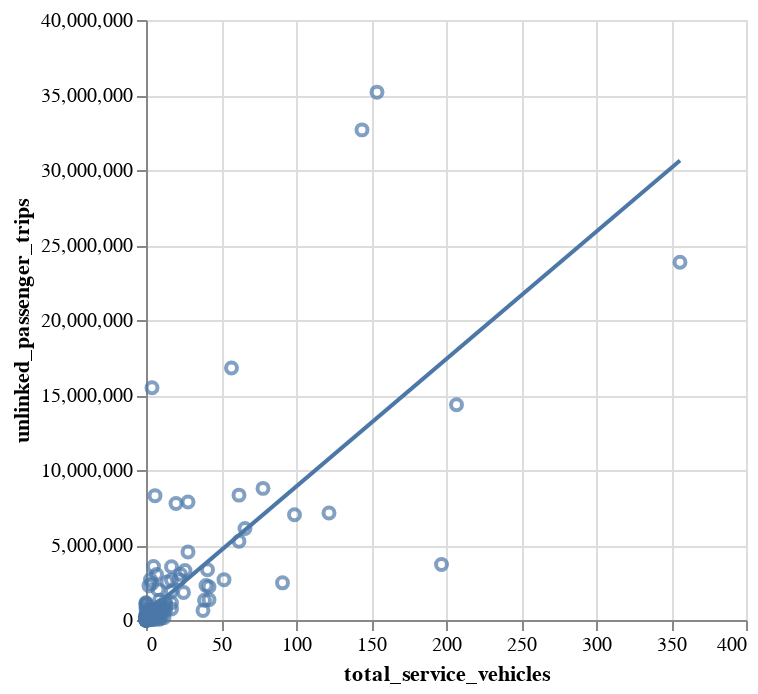

The code cell stored with this chart in its notebook:
### Code cell
chart = alt.Chart(service_v_upt_no_outliers).mark_point().encode(
    x = "total_service_vehicles",
    y = "unlinked_passenger_trips"
)

chart + chart.transform_regression("total_service_vehicles","unlinked_passenger_trips").mark_line()

### Figure 1 — Vega-Lite specification as saved in the notebook (floating-point values rounded to 4 significant figures; data arrays with more than 128 entries replaced by an {"elided": "..."} marker saying what was removed)
{"config": {"view": {"continuousWidth": 300, "continuousHeight": 300}}, "layer": [{"mark": {"type": "point"}, "encoding": {"x": {"field": "total_service_vehicles", "type": "quantitative"}, "y": {"field": "unlinked_passenger_trips", "type": "quantitative"}}}, {"mark": {"type": "line"}, "encoding": {"x": {"field": "total_service_vehicles", "type": "quantitative"}, "y": {"field": "unlinked_passenger_trips", "type": "quantitative"}}, "transform": [{"on": "total_service_vehicles", "regression": "unlinked_passenger_trips"}]}], "data": {"name": "data-31330c6216f0c5a8004e2b672b93a87d"}, "$schema": "https://vega.github.io/schema/vega-lite/v5.17.0.json", "datasets": {"data-31330c6216f0c5a8004e2b672b93a87d": {"elided": "205 records"}}}
